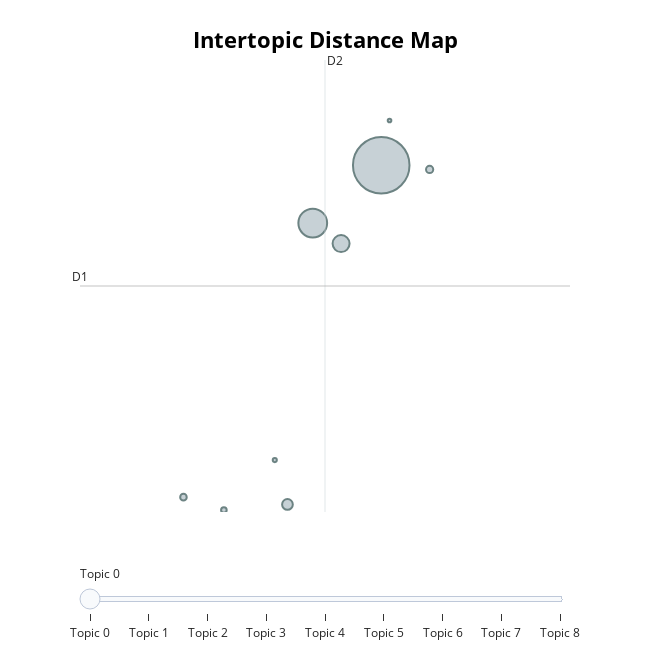

The notebook cell this image was saved under:
### Code cell
model.visualize_topics()

### Figure 1 — Plotly figure (JSON) as saved in the notebook; plotly's stock layout.template omitted (floating-point values rounded to 4 significant figures)
{"data": [{"customdata": [[0, "alimento | tradiciones | pueblo | producir | importante", 2449], [1, "tradiciones | pueblo | acuerdo | importante | llegar", 634], [2, "salud | importante | personas | tradiciones | creencias", 221], [3, "proyecto | innovación | si | acuerdo | pueblos", 88], [4, "chile | relleno | chilena | población | pueblo", 40], [5, "postura | mantengo | no | creo | modifico", 33], [6, "opinión | opinion | mi | misma | mantiene", 24], [7, "ciencia | desarrollo | humano | camino | tecnológicamente", 13], [8, "adele | debería | originario | acuerdo | pueblo", 10]], "hovertemplate": "<b>Topic %{customdata[0]}</b><br>%{customdata[1]}<br>Size: %{customdata[2]}", "legendgroup": "", "marker": {"color": "#B0BEC5", "line": {"color": "DarkSlateGrey", "width": 2}, "size": [2449, 634, 221, 88, 40, 33, 24, 13, 10], "sizemode": "area", "sizeref": 1.531, "symbol": "circle"}, "mode": "markers", "name": "", "orientation": "v", "showlegend": false, "type": "scatter", "x": [12.4, 11.44, 11.84, 11.09, 13.08, 9.637, 10.2, 10.91, 12.52], "xaxis": "x", "y": [4.58, 3.842, 3.579, 0.2447, 4.527, 0.3371, 0.1732, 0.8109, 5.154], "yaxis": "y"}], "layout": {"annotations": [{"showarrow": false, "text": "D1", "x": 8.192, "y": 3.037, "yshift": 10}, {"showarrow": false, "text": "D2", "x": 11.62, "xshift": 10, "y": 5.927}], "height": 650, "hoverlabel": {"bgcolor": "white", "font": {"family": "Rockwell", "size": 16}}, "legend": {"itemsizing": "constant", "tracegroupgap": 0}, "margin": {"t": 60}, "shapes": [{"line": {"color": "#CFD8DC", "width": 2}, "type": "line", "x0": 11.62, "x1": 11.62, "y0": 0.1472, "y1": 5.927}, {"line": {"color": "#9E9E9E", "width": 2}, "type": "line", "x0": 8.192, "x1": 15.04, "y0": 3.037, "y1": 3.037}], "sliders": [{"active": 0, "pad": {"t": 50}, "steps": [{"args": [{"marker.color": [["red", "#B0BEC5", "#B0BEC5", "#B0BEC5", "#B0BEC5", "#B0BEC5", "#B0BEC5", "#B0BEC5", "#B0BEC5"]]}], "label": "Topic 0", "method": "update"}, {"args": [{"marker.color": [["#B0BEC5", "red", "#B0BEC5", "#B0BEC5", "#B0BEC5", "#B0BEC5", "#B0BEC5", "#B0BEC5", "#B0BEC5"]]}], "label": "Topic 1", "method": "update"}, {"args": [{"marker.color": [["#B0BEC5", "#B0BEC5", "red", "#B0BEC5", "#B0BEC5", "#B0BEC5", "#B0BEC5", "#B0BEC5", "#B0BEC5"]]}], "label": "Topic 2", "method": "update"}, {"args": [{"marker.color": [["#B0BEC5", "#B0BEC5", "#B0BEC5", "red", "#B0BEC5", "#B0BEC5", "#B0BEC5", "#B0BEC5", "#B0BEC5"]]}], "label": "Topic 3", "method": "update"}, {"args": [{"marker.color": [["#B0BEC5", "#B0BEC5", "#B0BEC5", "#B0BEC5", "red", "#B0BEC5", "#B0BEC5", "#B0BEC5", "#B0BEC5"]]}], "label": "Topic 4", "method": "update"}, {"args": [{"marker.color": [["#B0BEC5", "#B0BEC5", "#B0BEC5", "#B0BEC5", "#B0BEC5", "red", "#B0BEC5", "#B0BEC5", "#B0BEC5"]]}], "label": "Topic 5", "method": "update"}, {"args": [{"marker.color": [["#B0BEC5", "#B0BEC5", "#B0BEC5", "#B0BEC5", "#B0BEC5", "#B0BEC5", "red", "#B0BEC5", "#B0BEC5"]]}], "label": "Topic 6", "method": "update"}, {"args": [{"marker.color": [["#B0BEC5", "#B0BEC5", "#B0BEC5", "#B0BEC5", "#B0BEC5", "#B0BEC5", "#B0BEC5", "red", "#B0BEC5"]]}], "label": "Topic 7", "method": "update"}, {"args": [{"marker.color": [["#B0BEC5", "#B0BEC5", "#B0BEC5", "#B0BEC5", "#B0BEC5", "#B0BEC5", "#B0BEC5", "#B0BEC5", "red"]]}], "label": "Topic 8", "method": "update"}]}], "title": {"font": {"color": "Black", "size": 22}, "text": "<b>Intertopic Distance Map</b>", "x": 0.5, "xanchor": "center", "y": 0.95, "yanchor": "top"}, "width": 650, "xaxis": {"anchor": "y", "domain": [0, 1], "range": [8.192, 15.04], "title": {"text": ""}, "visible": false}, "yaxis": {"anchor": "x", "domain": [0, 1], "range": [0.1472, 5.927], "title": {"text": ""}, "visible": false}}}
